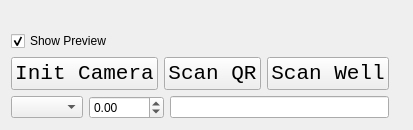
      <widget class="QWidget" name="LiveViewTab">
       <property name="sizePolicy">
        <sizepolicy hsizetype="Expanding" vsizetype="Expanding">
         <horstretch>0</horstretch>
         <verstretch>0</verstretch>
        </sizepolicy>
       </property>
       <attribute name="title">
        <string>Live View</string>
       </attribute>
       <layout class="QGridLayout" name="gridLayout" columnstretch="50,50">
        <item row="0" column="1">
         <widget class="QLabel" name="dBackgroundLabel">
          <property name="sizePolicy">
           <sizepolicy hsizetype="Minimum" vsizetype="Preferred">
            <horstretch>0</horstretch>
            <verstretch>0</verstretch>
           </sizepolicy>
          </property>
          <property name="styleSheet">
           <string notr="true">border-image: url(:/HydraBot/Media/Hydra Fluor crop.jpg);</string>
          </property>
          <property name="text">
           <string/>
          </property>
          <property name="scaledContents">
           <bool>false</bool>
          </property>
          <property name="alignment">
           <set>Qt::AlignCenter</set>
          </property>
         </widget>
        </item>
        <item row="0" column="0">
         <layout class="QVBoxLayout" name="verticalLayout">
          <item>
           <layout class="QHBoxLayout" name="videoSurfaceLayout">
            <item>
             <widget class="QLabel" name="CamPreviewLabel">
              <property name="sizePolicy">
               <sizepolicy hsizetype="Expanding" vsizetype="Expanding">
                <horstretch>0</horstretch>
                <verstretch>0</verstretch>
               </sizepolicy>
              </property>
              <property name="contextMenuPolicy">
               <enum>Qt::CustomContextMenu</enum>
              </property>
              <property name="text">
               <string/>
              </property>
              <property name="scaledContents">
               <bool>false</bool>
              </property>
              <property name="alignment">
               <set>Qt::AlignCenter</set>
              </property>
             </widget>
            </item>
           </layout>
          </item>
          <item>
           <widget class="QCheckBox" name="previewCheckBox">
            <property name="text">
             <string>Show Preview</string>
            </property>
            <property name="checked">
             <bool>true</bool>
            </property>
           </widget>
          </item>
          <item>
           <layout class="QHBoxLayout" name="horizontalLayout_3">
            <item>
             <widget class="QPushButton" name="initCameraButton">
              <property name="font">
               <font>
                <family>Courier New</family>
                <pointsize>16</pointsize>
                <kerning>false</kerning>
               </font>
              </property>
              <property name="text">
               <string>Init Camera</string>
              </property>
             </widget>
            </item>
            <item>
             <widget class="QPushButton" name="scanQRButton">
              <property name="font">
               <font>
                <family>Courier New</family>
                <pointsize>16</pointsize>
                <kerning>false</kerning>
               </font>
              </property>
              <property name="text">
               <string>Scan QR</string>
              </property>
             </widget>
            </item>
            <item>
             <widget class="QPushButton" name="scanWellsButton">
              <property name="font">
               <font>
                <family>Courier New</family>
                <pointsize>16</pointsize>
                <kerning>false</kerning>
               </font>
              </property>
              <property name="text">
               <string>Scan Well</string>
              </property>
             </widget>
            </item>
           </layout>
          </item>
          <item>
           <layout class="QHBoxLayout" name="horizontalLayout_4">
            <item>
             <widget class="QComboBox" name="exposureModeComboBox"/>
            </item>
            <item>
             <widget class="QDoubleSpinBox" name="camShutterBox">
              <property name="minimum">
               <double>-8192.000000000000000</double>
              </property>
              <property name="maximum">
               <double>8192.000000000000000</double>
              </property>
             </widget>
            </item>
            <item>
             <widget class="QLineEdit" name="camPropLineEdit"/>
            </item>
           </layout>
          </item>
         </layout>
        </item>
       </layout>
      </widget>
